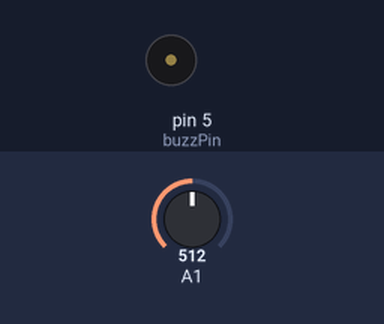
The sketch below on a simulated Arduino Uno, built with avr-gcc and run on an emulated ATmega328P. Shown: buzzer (waves = sounding, pin HIGH). Inputs (shaded band) come from the test bench; at power-on: A1 = 512.

Above: at 1.2 s.
1.3 s: A1 set to 108
2.8 s: A1 set to 92
At 4.0 s:
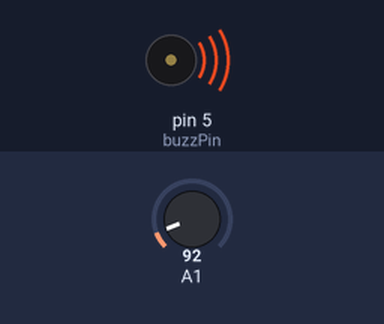
4.3 s: A1 set to 110
At 5.2 s:
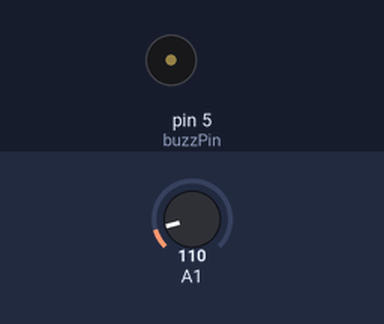
5.8 s: A1 set to 90
At 6.3 s:
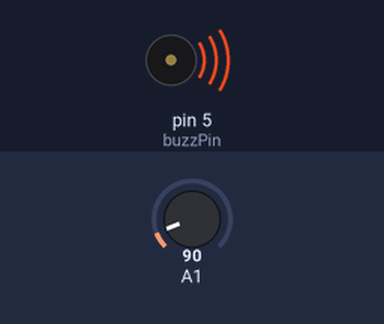
Timing chart, 0 to 8.3 s (numbered marks = the images above; inputs shaded):
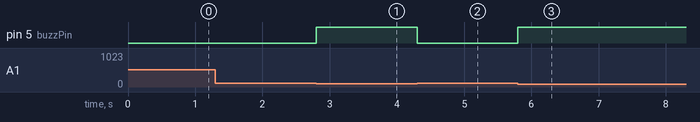

Measured:
- the behaviour switches between 100 and 99 on A1 (found by bisection; images 0 and 1)
- after the input at 1.3 s, every drawn part: stays the same
- after the input at 2.8 s, pin 5 (buzzPin): LOW → HIGH at once
- after the input at 4.3 s, pin 5 (buzzPin): HIGH → LOW at once
- after the input at 5.8 s, pin 5 (buzzPin): LOW → HIGH at once

The sketch:

dachik_zvyka.ino
```cpp
int buzzPin = 5;
void setup()
{
pinMode(A1, INPUT);
pinMode(buzzPin,OUTPUT);
}
void loop()
{
int k = analogRead(A1);
Serial.println(k);
if(k<100)
{
digitalWrite(buzzPin,HIGH);
}
else
{
digitalWrite(buzzPin,LOW);
}
}
```
